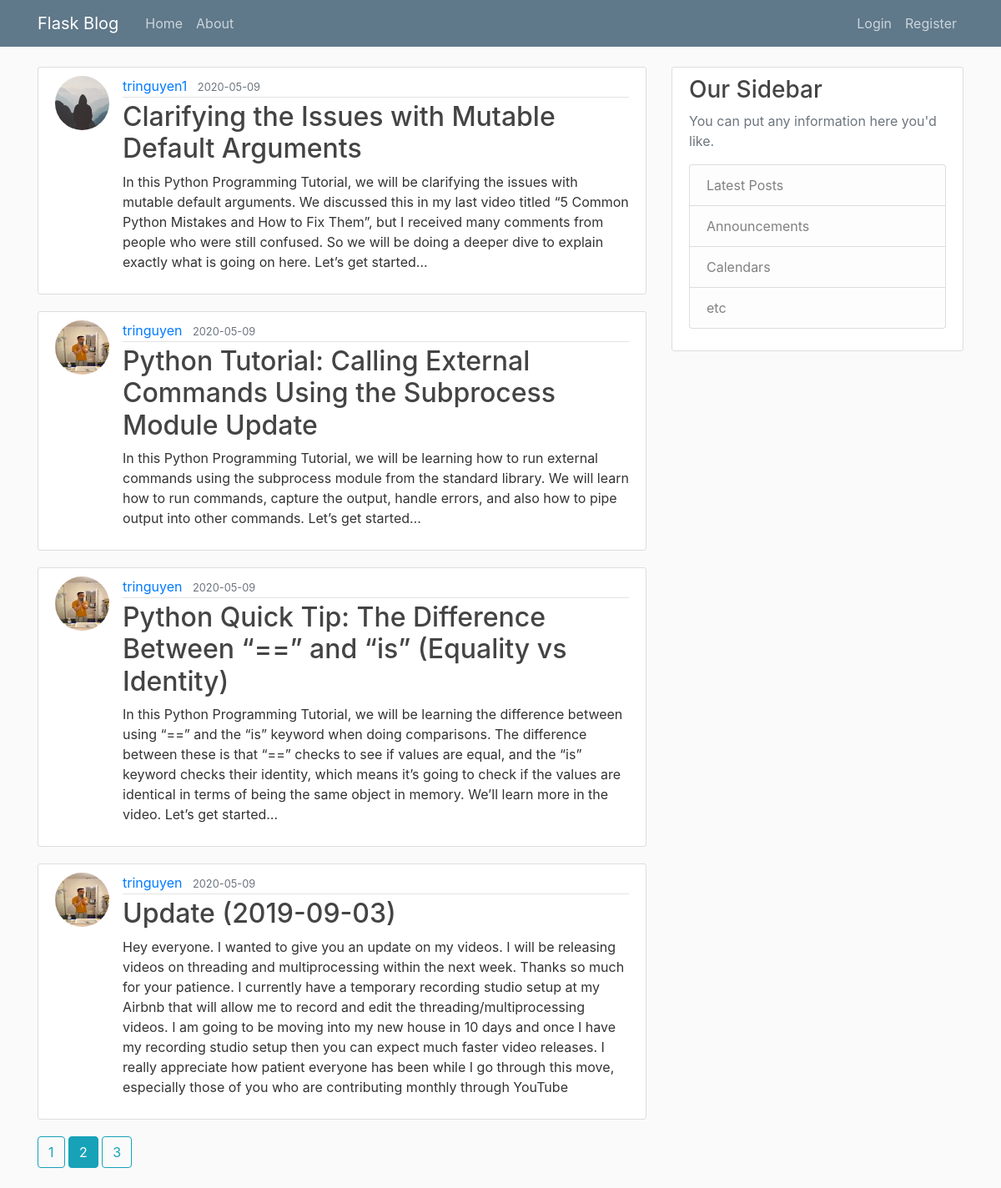
The page /home?page=2 on the database its author committed.
### flaskblog/models.py (models this page shows, shortened)
class Post(db.Model):
    id = db.Column(db.Integer,primary_key=True)
    title = db.Column(db.String(100),nullable=False)
    date_posted = db.Column(db.DateTime, nullable=False,default = datetime.utcnow)
    content = db.Column(db.Text, nullable = False)
    user_id = db.Column(db.Integer, db.ForeignKey('user.id'),nullable=False)

class User(db.Model,UserMixin):
    id = db.Column(db.Integer, primary_key=True)
    username = db.Column(db.String(20), unique = True, nullable=False)
    email = db.Column(db.String(120), unique=True, nullable=False)
    image_file = db.Column(db.String(20), nullable=False, default='default.jpg')
    password = db.Column(db.String(60), nullable=False)
    posts = db.relationship('Post',backref='author',lazy=True)

### flaskblog/main/routes.py (the view)
@main.route("/")
@main.route("/home")
def home():
    page = request.args.get('page',1, type=int)
    posts = Post.query.order_by(Post.date_posted.desc()).paginate(page=page,per_page=4)
    return render_template('home.html',posts = posts)

### flaskblog/templates/home.html
{% extends "layout.html"%}
{% block content%}
    {% for post in posts.items %}
        <article class="media content-section">
            <img class = "rounded-circle article-img" src="{{ url_for('static',filename='profile_pics/' + post.author.image_file) }} ">
          <div class="media-body">
            <div class="article-metadata">
              <a class="mr-2" href="{{ url_for('users.user_posts',username=post.author.username) }}">{{ post.author.username }}</a>
              <small class="text-muted">{{ post.date_posted.strftime('%Y-%m-%d') }}</small>
            </div>
            <h2><a class="article-title" href="{{ url_for('posts.post',post_id = post.id) }}">{{ post.title }}</a></h2>
            <p class="article-content">{{ post.content }}</p>
          </div>
        </article>
    {% endfor %}
    {% for page_num in posts.iter_pages(left_edge=1,right_edge=1,left_current=1,right_current=2) %}
        {% if page_num %}
            {% if posts.page == page_num%}
                <a class="btn btn-info mb-4" href="{{url_for('main.home',page=page_num)}}">{{page_num}}</a>
            {% else %}
                <a class="btn btn-outline-info mb-4" href="{{url_for('main.home',page=page_num)}}">{{page_num}}</a>
            {% endif %}
        {%else%}
            ...
        {% endif %}
    {% endfor %}
{% endblock content%}

### flaskblog/templates/layout.html (shortened to what this page needs)
<!DOCTYPE html>
<html lang="en">
<head>
    <link rel="stylesheet" href="https://stackpath.bootstrapcdn.com/bootstrap/4.3.1/css/bootstrap.min.css">
    <link rel="stylesheet" type="text/css" href="{{url_for('static', filename='main.css') }}">
</head>
<body>
    <header class="site-header">
      <nav class="navbar navbar-expand-md navbar-dark bg-steel fixed-top">
        <div class="container">
          <a class="navbar-brand mr-4" href="/">Flask Blog</a>
          <div class="collapse navbar-collapse" id="navbarToggle">
            <div class="navbar-nav mr-auto">
              <a class="nav-item nav-link" href="{{ url_for('main.home') }}">Home</a>
              <a class="nav-item nav-link" href="{{ url_for('main.about') }}">About</a>
            </div>
            <div class="navbar-nav">
                {% if current_user.is_authenticated %}
                    <a class="nav-item nav-link" href="{{ url_for('posts.new_post') }}">New Post</a>
                    <a class="nav-item nav-link" href="{{ url_for('users.account') }}">Account</a>
                    <a class="nav-item nav-link" href="{{ url_for('users.logout') }}">Logout</a>
                {% else %}
                  <a class="nav-item nav-link" href="{{ url_for('users.login') }}">Login</a>
                  <a class="nav-item nav-link" href="{{ url_for('users.register') }}">Register</a>
                {% endif %}
            </div>
          </div>
        </div>
      </nav>
    </header>
    <main role="main" class="container">
      <div class="row">
        <div class="col-md-8">
          {% block content %}{% endblock %}
        </div>
        <div class="col-md-4">
          <div class="content-section">
            <h3>Our Sidebar</h3>
            <p class='text-muted'>You can put any information here you'd like.
              <ul class="list-group">
                <li class="list-group-item list-group-item-light">Latest Posts</li>
                <li class="list-group-item list-group-item-light">Announcements</li>
                <li class="list-group-item list-group-item-light">Calendars</li>
                <li class="list-group-item list-group-item-light">etc</li>
              </ul>
            </p>
          </div>
        </div>
      </div>
    </main>
</body>
</html>

### flaskblog/static/main.css (style rules this page uses)
body { background: #fafafa; color: #333333; margin-top: 5rem; }
h1, h2, h3, h4, h5, h6 { color: #444444; }
.bg-steel { background-color: #5f788a; }
.site-header .navbar-nav .nav-link { color: #cbd5db; }
.content-section { background: #ffffff; padding: 10px 20px; border: 1px solid #dddddd; border-radius: 3px; margin-bottom: 20px; }
.article-title { color: #444444; }
.article-content { white-space: pre-line; }
.article-img { height: 65px; width: 65px; margin-right: 16px; }
.article-metadata { padding-bottom: 1px; margin-bottom: 4px; border-bottom: 1px solid #e3e3e3 }

### rows shown on the page
Post: image_file (placeholder picture), author.username "tringuyen1", date_posted "2020-05-09", title "Clarifying the Issues with Mutable Default Arguments", content "In this Python Programming Tutorial, we will be clarifying the issues with mutable default arguments. We discussed this in my last video titled “5 Common Python Mistakes and How to Fix Them”, but I received many comments from people who were still confused. So we will be doing a deeper dive to explain exactly what is going on here. Let’s get started…"
Post: image_file (picture), author.username "tringuyen", date_posted "2020-05-09", title "Python Tutorial: Calling External Commands Using the Subprocess Module Update", content "In this Python Programming Tutorial, we will be learning how to run external commands using the subprocess module from the standard library. We will learn how to run commands, capture the output, handle errors, and also how to pipe output into other commands. Let’s get started…"
Post: image_file (picture), author.username "tringuyen", date_posted "2020-05-09", title "Python Quick Tip: The Difference Between “==” and “is” (Equality vs Identity)", content "In this Python Programming Tutorial, we will be learning the difference between using “==” and the “is” keyword when doing comparisons. The difference between these is that “==” checks to see if values are equal, and the “is” keyword checks their identity, which means it’s going to check if the values are identical in terms of being the same object in memory. We’ll learn more in the video. Let’s get started…"
Post: image_file (picture), author.username "tringuyen", date_posted "2020-05-09", title "Update (2019-09-03)", content "Hey everyone. I wanted to give you an update on my videos. I will be releasing videos on threading and multiprocessing within the next week. Thanks so much for your patience. I currently have a temporary recording studio setup at my Airbnb that will allow me to record and edit the threading/multiprocessing videos. I am going to be moving into my new house in 10 days and once I have my recording studio setup then you can expect much faster video releases. I really appreciate how patient everyone has been while I go through this move, especially those of you who are contributing monthly through YouTube"

### other values the page prints
{{ page_num }} "1" "3"
{{ page_num }} "2"
